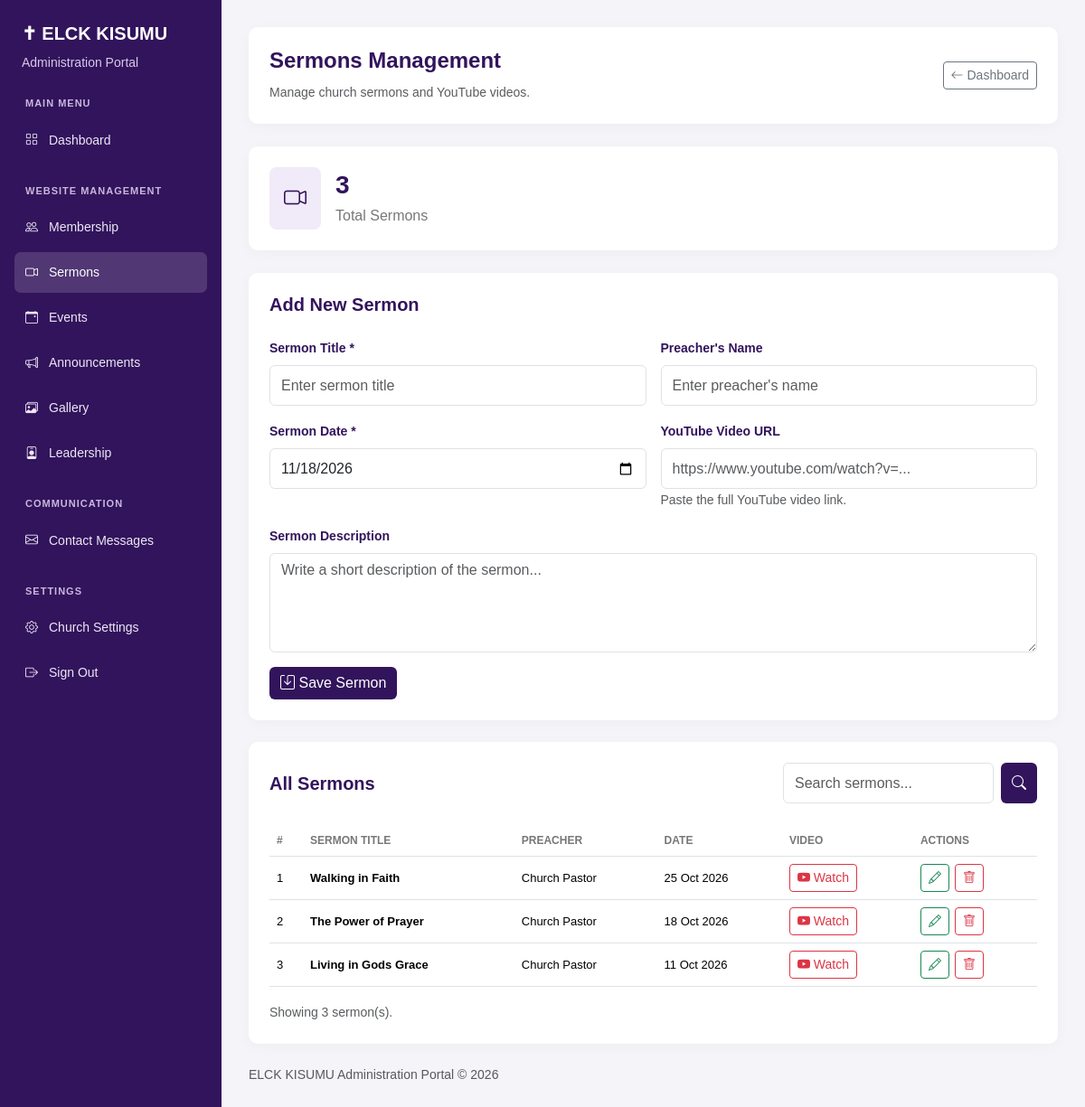
The app's page /admin/sermons.php (signed in) with its own data.
### tables this page shows
CREATE TABLE `sermons` (
  `id` int(11) NOT NULL,
  `title` varchar(200) NOT NULL,
  `preacher` varchar(150) DEFAULT NULL,
  `description` text DEFAULT NULL,
  `video_url` varchar(500) DEFAULT NULL,
  `sermon_date` date DEFAULT NULL,
  `created_at` timestamp NOT NULL DEFAULT current_timestamp()
);

### admin/sermons.php (the view, shortened to what this page needs)
<?php
require_once 'auth.php';
function e($value): string {
    return htmlspecialchars((string)($value ?? ''), ENT_QUOTES, 'UTF-8');
}
$editSermon = null;
$search = trim($_GET['search'] ?? '');
try {
    if ($search !== '') {
        $stmt = $pdo->prepare("
            SELECT * FROM sermons
            WHERE title LIKE ? OR preacher LIKE ?
            ORDER BY sermon_date DESC, id DESC
        ");
        $term = "%$search%";
        $stmt->execute([$term, $term]);
        $sermons = $stmt->fetchAll();
    } else {
        $sermons = $pdo->query("
            SELECT * FROM sermons
            ORDER BY sermon_date DESC, id DESC
        ")->fetchAll();
    }
    $totalSermons = (int)$pdo->query(
        "SELECT COUNT(*) FROM sermons"
    )->fetchColumn();
} catch (PDOException $e) {
    error_log($e->getMessage());
    $sermons = [];
    $totalSermons = 0;
    $message = 'Unable to load sermons.';
    $messageType = 'danger';
}
?>
<!DOCTYPE html>
<html lang="en">
<head>
    <link href="https://cdn.jsdelivr.net/npm/bootstrap@5.3.3/dist/css/bootstrap.min.css" rel="stylesheet">
    <link rel="stylesheet" href="https://cdn.jsdelivr.net/npm/bootstrap-icons@1.11.3/font/bootstrap-icons.min.css">
</head>
<body>
<aside class="admin-sidebar">
    <div class="mb-4 px-2">
        <h4>✝ ELCK KISUMU</h4>
        <small>Administration Portal</small>
    </div>
    <div class="menu-heading">MAIN MENU</div>
    <a href="index.php"><i class="bi bi-grid"></i> Dashboard</a>
    <div class="menu-heading">WEBSITE MANAGEMENT</div>
    <a href="members.php"><i class="bi bi-people"></i> Membership</a>
    <a href="sermons.php" class="active"><i class="bi bi-camera-video"></i> Sermons</a>
    <a href="events.php"><i class="bi bi-calendar-event"></i> Events</a>
    <a href="announcements.php"><i class="bi bi-megaphone"></i> Announcements</a>
    <a href="gallery.php"><i class="bi bi-images"></i> Gallery</a>
    <a href="leadership.php"><i class="bi bi-person-badge"></i> Leadership</a>
    <div class="menu-heading">COMMUNICATION</div>
    <a href="messages.php"><i class="bi bi-envelope"></i> Contact Messages</a>
    <div class="menu-heading">SETTINGS</div>
    <a href="settings.php"><i class="bi bi-gear"></i> Church Settings</a>
    <a href="logout.php"><i class="bi bi-box-arrow-right"></i> Sign Out</a>
</aside>
<main class="admin-main">
    <div class="topbar">
        <div>
            <h4>Sermons Management</h4>
            <small class="text-muted">Manage church sermons and YouTube videos.</small>
        </div>
        <a href="index.php" class="btn btn-outline-secondary btn-sm">
            <i class="bi bi-arrow-left"></i> Dashboard
        </a>
    </div>
    <div class="stat-card">
        <div class="d-flex align-items-center gap-3">
            <div class="p-3 rounded-3" style="background:#f1eaf8;color:#32145c;font-size:25px;">
                <i class="bi bi-camera-video"></i>
            </div>
            <div>
                <h3><?= $totalSermons ?></h3>
                <p>Total Sermons</p>
            </div>
        </div>
    </div>
    <div class="content-card mb-4">
        <h5 class="mb-4">
            <?= $editSermon ? 'Edit Sermon' : 'Add New Sermon' ?>
        </h5>
        <form method="POST" action="sermons.php<?= $editSermon ? '?edit=' . (int)$editSermon['id'] : '' ?>">
            <div class="row g-3">
                <div class="col-md-6">
                    <label class="form-label">Sermon Title *</label>
                    <input type="text" name="title" class="form-control"
                           maxlength="200" required
                           value="<?= e($editSermon['title'] ?? '') ?>"
                           placeholder="Enter sermon title">
                </div>
                <div class="col-md-6">
                    <label class="form-label">Preacher's Name</label>
                    <input type="text" name="preacher" class="form-control"
                           maxlength="150"
                           value="<?= e($editSermon['preacher'] ?? '') ?>"
                           placeholder="Enter preacher's name">
                </div>
                <div class="col-md-6">
                    <label class="form-label">Sermon Date *</label>
                    <input type="date" name="sermon_date" class="form-control"
                           required
                           value="<?= e($editSermon['sermon_date'] ?? date('Y-m-d')) ?>">
                </div>
                <div class="col-md-6">
                    <label class="form-label">YouTube Video URL</label>
                    <input type="url" name="video_url" class="form-control"
                           maxlength="500"
                           value="<?= e($editSermon['video_url'] ?? '') ?>"
                           placeholder="https://www.youtube.com/watch?v=...">
                    <small class="text-muted">Paste the full YouTube video link.</small>
                </div>
                <div class="col-12">
                    <label class="form-label">Sermon Description</label>
                    <textarea name="description" class="form-control"
                              placeholder="Write a short description of the sermon..."><?= e($editSermon['description'] ?? '') ?></textarea>
                </div>
                <div class="col-12">
                    <button type="submit" class="btn btn-purple">
                        <i class="bi bi-save"></i>
                        <?= $editSermon ? 'Update Sermon' : 'Save Sermon' ?>
                    </button>
                </div>
            </div>
        </form>
    </div>
    <div class="content-card">
        <div class="d-flex justify-content-between align-items-center flex-wrap gap-3 mb-4">
            <h5 class="mb-0">All Sermons</h5>
            <form method="GET" class="d-flex gap-2">
                <input type="text" name="search" class="form-control"
                       placeholder="Search sermons..."
                       value="<?= e($search) ?>">
                <button class="btn btn-purple" type="submit">
                    <i class="bi bi-search"></i>
                </button>
            </form>
        </div>
        <div class="table-responsive">
            <table class="table table-hover">
                <thead>
                    <tr>
                        <th>#</th>
                        <th>Sermon Title</th>
                        <th>Preacher</th>
                        <th>Date</th>
                        <th>Video</th>
                        <th>Actions</th>
                    </tr>
                </thead>
                <tbody>
                    <?php if ($sermons): ?>
                        <?php foreach ($sermons as $index => $sermon): ?>
                            <tr>
                                <td><?= $index + 1 ?></td>
                                <td><strong><?= e($sermon['title']) ?></strong></td>
                                <td><?= e($sermon['preacher'] ?: 'Not specified') ?></td>
                                <td><?= e(date('d M Y', strtotime($sermon['sermon_date']))) ?></td>
                                <td>
                                    <?php if (!empty($sermon['video_url'])): ?>
                                        <a href="<?= e($sermon['video_url']) ?>"
                                           target="_blank" rel="noopener noreferrer"
                                           class="btn btn-sm btn-outline-danger">
                                            <i class="bi bi-youtube"></i> Watch
                                        </a>
                                    <?php else: ?>
                                        <span class="text-muted">No video</span>
                                    <?php endif; ?>
                                </td>
                                <td>
                                    <div class="action-buttons">
                                        <a href="sermons.php?edit=<?= (int)$sermon['id'] ?>"
                                           class="btn btn-sm btn-outline-success">
                                            <i class="bi bi-pencil"></i>
                                        </a>
                                        <form method="POST" action="sermons.php"
                                              onsubmit="return confirm('Delete this sermon permanently?');">
                                            <button type="submit" class="btn btn-sm btn-outline-danger">
                                                <i class="bi bi-trash"></i>
                                            </button>
                                        </form>
                                    </div>
                                </td>
                            </tr>
                        <?php endforeach; ?>
                    <?php endif; ?>
                </tbody>
            </table>
        </div>
        <small class="text-muted">
            Showing <?= count($sermons) ?> sermon(s).
        </small>
    </div>
    <p class="text-muted small mt-4">
        ELCK KISUMU Administration Portal &copy; <?= date('Y') ?>
    </p>
</main>
</body>
</html>

### admin/sermons.php (style rules this page uses)
:root { --purple: #32145c; --gold: #d6a448; --background: #f5f4f8; }
body { background: var(--background); font-family: Arial, sans-serif; color: #383341; }
.admin-sidebar { position: fixed; top: 0; bottom: 0; left: 0; width: 245px; background: var(--purple); padding: 25px 16px; color: white; overflow-y: auto; }
.admin-sidebar h4 { font-size: 20px; font-weight: 700; }
.admin-sidebar small { color: #d8c9e7; }
.menu-heading { color: #c9b8dc; font-size: 11px; font-weight: 700; letter-spacing: 1px; margin: 25px 12px 10px; }
.admin-sidebar a { display: flex; align-items: center; gap: 12px; padding: 12px; margin-bottom: 5px; border-radius: 7px; color: #eee7f5; text-decoration: none; font-size: 14px; }
.admin-sidebar a:hover, .admin-sidebar a.active { background: rgba(255,255,255,.15); color: white; }
.admin-main { margin-left: 245px; padding: 30px; }
.topbar, .content-card, .stat-card { background: white; border-radius: 10px; padding: 23px; box-shadow: 0 3px 15px rgba(0,0,0,.03); }
.topbar { display: flex; justify-content: space-between; align-items: center; gap: 15px; margin-bottom: 25px; }
.topbar h4, .content-card h5 { color: var(--purple); font-weight: 700; }
.stat-card { margin-bottom: 25px; }
.stat-card h3 { color: var(--purple); font-size: 28px; font-weight: 700; margin: 0; }
.stat-card p { color: #777; margin: 5px 0 0; }
.btn-purple { background: var(--purple); color: white; border: none; }
.form-label { color: var(--purple); font-weight: 600; font-size: 14px; }
.form-control { min-height: 45px; }
textarea.form-control { min-height: 110px; }
.table th { color: #777; font-size: 12px; text-transform: uppercase; white-space: nowrap; }
.table td { font-size: 13px; vertical-align: middle; }
.action-buttons { display: flex; gap: 6px; }

### records on screen
sermons: title "Walking in Faith", preacher "Church Pastor", sermon_date "25 Oct 2026"
sermons: title "The Power of Prayer", preacher "Church Pastor", sermon_date "18 Oct 2026"
sermons: title "Living in Gods Grace", preacher "Church Pastor", sermon_date "11 Oct 2026"

### other values on screen
$totalSermons "3"
count($sermons) "3"
